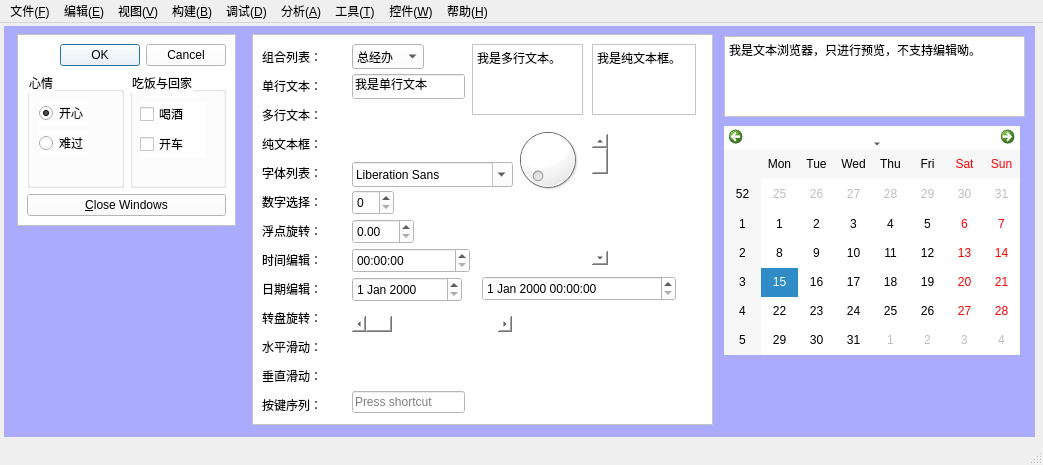
<?xml version="1.0" encoding="UTF-8"?>
<ui version="4.0">
 <class>MainWin</class>
 <widget class="QMainWindow" name="MainWin">
  <property name="geometry">
   <rect>
    <x>0</x>
    <y>0</y>
    <width>1043</width>
    <height>465</height>
   </rect>
  </property>
  <property name="minimumSize">
   <size>
    <width>1043</width>
    <height>465</height>
   </size>
  </property>
  <property name="maximumSize">
   <size>
    <width>1043</width>
    <height>465</height>
   </size>
  </property>
  <property name="focusPolicy">
   <enum>Qt::FocusPolicy::NoFocus</enum>
  </property>
  <property name="windowTitle">
   <string>GooHv</string>
  </property>
  <widget class="QWidget" name="centralwidget">
   <widget class="QWidget" name="widget" native="true">
    <property name="geometry">
     <rect>
      <x>4</x>
      <y>3</y>
      <width>1031</width>
      <height>411</height>
     </rect>
    </property>
    <property name="styleSheet">
     <string notr="true">background-color: rgb(170, 255, 0);
background-color: rgb(170, 170, 255);</string>
    </property>
    <widget class="QFrame" name="frameBtn">
     <property name="geometry">
      <rect>
       <x>13</x>
       <y>8</y>
       <width>219</width>
       <height>192</height>
      </rect>
     </property>
     <property name="autoFillBackground">
      <bool>false</bool>
     </property>
     <property name="styleSheet">
      <string notr="true">background-color: rgb(85, 85, 127);
background-color: rgb(255, 255, 255);</string>
     </property>
     <property name="frameShape">
      <enum>QFrame::Shape::StyledPanel</enum>
     </property>
     <property name="frameShadow">
      <enum>QFrame::Shadow::Raised</enum>
     </property>
     <layout class="QGridLayout" name="gridLayout_2">
      <item row="0" column="0">
       <layout class="QGridLayout" name="gridLayout">
        <item row="0" column="0" colspan="2">
         <widget class="QDialogButtonBox" name="btnBox">
          <property name="layoutDirection">
           <enum>Qt::LayoutDirection::LeftToRight</enum>
          </property>
          <property name="orientation">
           <enum>Qt::Orientation::Horizontal</enum>
          </property>
          <property name="standardButtons">
           <set>QDialogButtonBox::StandardButton::Cancel|QDialogButtonBox::StandardButton::Ok</set>
          </property>
         </widget>
        </item>
        <item row="1" column="0">
         <widget class="QGroupBox" name="gBox1">
          <property name="title">
           <string>心情</string>
          </property>
          <layout class="QFormLayout" name="formLayout">
           <item row="0" column="0">
            <widget class="QRadioButton" name="radBtn1">
             <property name="enabled">
              <bool>true</bool>
             </property>
             <property name="text">
              <string>开心</string>
             </property>
             <property name="checked">
              <bool>true</bool>
             </property>
            </widget>
           </item>
           <item row="1" column="0">
            <widget class="QRadioButton" name="radBtn2">
             <property name="text">
              <string>难过</string>
             </property>
            </widget>
           </item>
          </layout>
         </widget>
        </item>
        <item row="1" column="1">
         <widget class="QGroupBox" name="gBox2">
          <property name="title">
           <string>吃饭与回家</string>
          </property>
          <widget class="QWidget" name="">
           <property name="geometry">
            <rect>
             <x>10</x>
             <y>30</y>
             <width>66</width>
             <height>55</height>
            </rect>
           </property>
           <layout class="QFormLayout" name="formLayout_2">
            <item row="0" column="0">
             <widget class="QCheckBox" name="cBox1">
              <property name="text">
               <string>喝酒</string>
              </property>
              <property name="autoExclusive">
               <bool>true</bool>
              </property>
             </widget>
            </item>
            <item row="1" column="0">
             <widget class="QCheckBox" name="cBox2">
              <property name="text">
               <string>开车</string>
              </property>
              <property name="autoExclusive">
               <bool>true</bool>
              </property>
             </widget>
            </item>
           </layout>
          </widget>
         </widget>
        </item>
        <item row="2" column="0" colspan="2">
         <widget class="QPushButton" name="btn1">
          <property name="layoutDirection">
           <enum>Qt::LayoutDirection::LeftToRight</enum>
          </property>
          <property name="text">
           <string>&amp;Close Windows</string>
          </property>
         </widget>
        </item>
       </layout>
      </item>
     </layout>
    </widget>
    <widget class="QFrame" name="frameText">
     <property name="geometry">
      <rect>
       <x>248</x>
       <y>8</y>
       <width>461</width>
       <height>391</height>
      </rect>
     </property>
     <property name="styleSheet">
      <string notr="true">background-color: rgb(170, 122, 11);
background-color: rgb(255, 255, 255);</string>
     </property>
     <property name="frameShape">
      <enum>QFrame::Shape::StyledPanel</enum>
     </property>
     <property name="frameShadow">
      <enum>QFrame::Shadow::Raised</enum>
     </property>
     <widget class="QComboBox" name="comBox">
      <property name="geometry">
       <rect>
        <x>100</x>
        <y>10</y>
        <width>72</width>
        <height>25</height>
       </rect>
      </property>
      <item>
       <property name="text">
        <string>总经办</string>
       </property>
      </item>
      <item>
       <property name="text">
        <string>销售部</string>
       </property>
      </item>
      <item>
       <property name="text">
        <string>财务部</string>
       </property>
      </item>
      <item>
       <property name="text">
        <string>研发部</string>
       </property>
      </item>
      <item>
       <property name="text">
        <string>采购部</string>
       </property>
      </item>
      <item>
       <property name="text">
        <string>生产部</string>
       </property>
      </item>
      <item>
       <property name="text">
        <string>人事部</string>
       </property>
      </item>
      <item>
       <property name="text">
        <string>售后部</string>
       </property>
      </item>
     </widget>
     <widget class="QLineEdit" name="lineEdit">
      <property name="geometry">
       <rect>
        <x>100</x>
        <y>40</y>
        <width>113</width>
        <height>25</height>
       </rect>
      </property>
      <property name="text">
       <string>我是单行文本</string>
      </property>
     </widget>
     <widget class="QTextEdit" name="textEdit">
      <property name="geometry">
       <rect>
        <x>220</x>
        <y>10</y>
        <width>111</width>
        <height>71</height>
       </rect>
      </property>
      <property name="html">
       <string>&lt;!DOCTYPE HTML PUBLIC &quot;-//W3C//DTD HTML 4.0//EN&quot; &quot;http://www.w3.org/TR/REC-html40/strict.dtd&quot;&gt;
&lt;html&gt;&lt;head&gt;&lt;meta name=&quot;qrichtext&quot; content=&quot;1&quot; /&gt;&lt;meta charset=&quot;utf-8&quot; /&gt;&lt;style type=&quot;text/css&quot;&gt;
p, li { white-space: pre-wrap; }
hr { height: 1px; border-width: 0; }
li.unchecked::marker { content: &quot;\2610&quot;; }
li.checked::marker { content: &quot;\2612&quot;; }
&lt;/style&gt;&lt;/head&gt;&lt;body style=&quot; font-family:'Microsoft YaHei UI'; font-size:9pt; font-weight:400; font-style:normal;&quot;&gt;
&lt;p style=&quot; margin-top:0px; margin-bottom:0px; margin-left:0px; margin-right:0px; -qt-block-indent:0; text-indent:0px;&quot;&gt;我是多行文本。&lt;/p&gt;&lt;/body&gt;&lt;/html&gt;</string>
      </property>
     </widget>
     <widget class="QPlainTextEdit" name="plainTextEdit">
      <property name="geometry">
       <rect>
        <x>340</x>
        <y>10</y>
        <width>104</width>
        <height>71</height>
       </rect>
      </property>
      <property name="plainText">
       <string>我是纯文本框。</string>
      </property>
     </widget>
     <widget class="QFontComboBox" name="fontComboBox">
      <property name="geometry">
       <rect>
        <x>100</x>
        <y>128</y>
        <width>161</width>
        <height>25</height>
       </rect>
      </property>
     </widget>
     <widget class="QSpinBox" name="spinBox">
      <property name="geometry">
       <rect>
        <x>100</x>
        <y>156</y>
        <width>42</width>
        <height>25</height>
       </rect>
      </property>
     </widget>
     <widget class="QDoubleSpinBox" name="doubleSpinBox">
      <property name="geometry">
       <rect>
        <x>100</x>
        <y>185</y>
        <width>62</width>
        <height>25</height>
       </rect>
      </property>
     </widget>
     <widget class="QTimeEdit" name="timeEdit">
      <property name="geometry">
       <rect>
        <x>100</x>
        <y>214</y>
        <width>118</width>
        <height>25</height>
       </rect>
      </property>
     </widget>
     <widget class="QDateEdit" name="dateEdit">
      <property name="geometry">
       <rect>
        <x>100</x>
        <y>243</y>
        <width>110</width>
        <height>25</height>
       </rect>
      </property>
     </widget>
     <widget class="QDateTimeEdit" name="dateTimeEdit">
      <property name="geometry">
       <rect>
        <x>230</x>
        <y>242</y>
        <width>194</width>
        <height>25</height>
       </rect>
      </property>
     </widget>
     <widget class="QDial" name="dial">
      <property name="geometry">
       <rect>
        <x>260</x>
        <y>90</y>
        <width>71</width>
        <height>71</height>
       </rect>
      </property>
     </widget>
     <widget class="QScrollBar" name="horizontalScrollBar">
      <property name="geometry">
       <rect>
        <x>100</x>
        <y>282</y>
        <width>160</width>
        <height>16</height>
       </rect>
      </property>
      <property name="orientation">
       <enum>Qt::Orientation::Horizontal</enum>
      </property>
     </widget>
     <widget class="QScrollBar" name="verticalScrollBar">
      <property name="geometry">
       <rect>
        <x>340</x>
        <y>100</y>
        <width>16</width>
        <height>131</height>
       </rect>
      </property>
      <property name="orientation">
       <enum>Qt::Orientation::Vertical</enum>
      </property>
     </widget>
     <widget class="QKeySequenceEdit" name="keySequenceEdit">
      <property name="geometry">
       <rect>
        <x>100</x>
        <y>356</y>
        <width>113</width>
        <height>25</height>
       </rect>
      </property>
     </widget>
     <widget class="QWidget" name="">
      <property name="geometry">
       <rect>
        <x>10</x>
        <y>11</y>
        <width>77</width>
        <height>371</height>
       </rect>
      </property>
      <layout class="QVBoxLayout" name="verticalLayout">
       <item>
        <widget class="QLabel" name="label">
         <property name="text">
          <string>组合列表：</string>
         </property>
        </widget>
       </item>
       <item>
        <widget class="QLabel" name="label_2">
         <property name="text">
          <string>单行文本：</string>
         </property>
        </widget>
       </item>
       <item>
        <widget class="QLabel" name="label_3">
         <property name="text">
          <string>多行文本：</string>
         </property>
        </widget>
       </item>
       <item>
        <widget class="QLabel" name="label_5">
         <property name="text">
          <string>纯文本框：</string>
         </property>
        </widget>
       </item>
       <item>
        <widget class="QLabel" name="label_4">
         <property name="text">
          <string>字体列表：</string>
         </property>
        </widget>
       </item>
       <item>
        <widget class="QLabel" name="label_6">
         <property name="text">
          <string>数字选择：</string>
         </property>
        </widget>
       </item>
       <item>
        <widget class="QLabel" name="label_7">
         <property name="text">
          <string>浮点旋转：</string>
         </property>
        </widget>
       </item>
       <item>
        <widget class="QLabel" name="label_8">
         <property name="text">
          <string>时间编辑：</string>
         </property>
        </widget>
       </item>
       <item>
        <widget class="QLabel" name="label_9">
         <property name="text">
          <string>日期编辑：</string>
         </property>
        </widget>
       </item>
       <item>
        <widget class="QLabel" name="label_10">
         <property name="text">
          <string>转盘旋转：</string>
         </property>
        </widget>
       </item>
       <item>
        <widget class="QLabel" name="label_11">
         <property name="text">
          <string>水平滑动：</string>
         </property>
        </widget>
       </item>
       <item>
        <widget class="QLabel" name="label_12">
         <property name="text">
          <string>垂直滑动：</string>
         </property>
        </widget>
       </item>
       <item>
        <widget class="QLabel" name="label_13">
         <property name="text">
          <string>按键序列：</string>
         </property>
        </widget>
       </item>
      </layout>
     </widget>
    </widget>
    <widget class="QTextBrowser" name="textBrowser">
     <property name="geometry">
      <rect>
       <x>720</x>
       <y>10</y>
       <width>301</width>
       <height>81</height>
      </rect>
     </property>
     <property name="styleSheet">
      <string notr="true">background-color: rgb(255, 255, 255);</string>
     </property>
     <property name="html">
      <string>&lt;!DOCTYPE HTML PUBLIC &quot;-//W3C//DTD HTML 4.0//EN&quot; &quot;http://www.w3.org/TR/REC-html40/strict.dtd&quot;&gt;
&lt;html&gt;&lt;head&gt;&lt;meta name=&quot;qrichtext&quot; content=&quot;1&quot; /&gt;&lt;meta charset=&quot;utf-8&quot; /&gt;&lt;style type=&quot;text/css&quot;&gt;
p, li { white-space: pre-wrap; }
hr { height: 1px; border-width: 0; }
li.unchecked::marker { content: &quot;\2610&quot;; }
li.checked::marker { content: &quot;\2612&quot;; }
&lt;/style&gt;&lt;/head&gt;&lt;body style=&quot; font-family:'Microsoft YaHei UI'; font-size:9pt; font-weight:400; font-style:normal;&quot;&gt;
&lt;p style=&quot; margin-top:0px; margin-bottom:0px; margin-left:0px; margin-right:0px; -qt-block-indent:0; text-indent:0px;&quot;&gt;我是文本浏览器，只进行预览，不支持编辑呦。&lt;/p&gt;&lt;/body&gt;&lt;/html&gt;</string>
     </property>
    </widget>
    <widget class="QCalendarWidget" name="calendarWidget">
     <property name="geometry">
      <rect>
       <x>720</x>
       <y>100</y>
       <width>296</width>
       <height>229</height>
      </rect>
     </property>
     <property name="styleSheet">
      <string notr="true">background-color: rgb(255, 255, 255);</string>
     </property>
    </widget>
   </widget>
   <zorder>widget</zorder>
   <zorder>pushButton</zorder>
   <zorder>pushButton_2</zorder>
   <zorder>pushButton</zorder>
   <zorder>pushButton_2</zorder>
  </widget>
  <widget class="QStatusBar" name="statusbar"/>
  <widget class="QMenuBar" name="menubar">
   <property name="geometry">
    <rect>
     <x>0</x>
     <y>0</y>
     <width>1043</width>
     <height>25</height>
    </rect>
   </property>
   <widget class="QMenu" name="menu_F">
    <property name="title">
     <string>文件(&amp;F)</string>
    </property>
    <addaction name="File"/>
    <addaction name="action_E"/>
    <addaction name="action_V"/>
   </widget>
   <widget class="QMenu" name="menu_E">
    <property name="title">
     <string>编辑(&amp;E)</string>
    </property>
    <addaction name="File"/>
    <addaction name="action_E"/>
    <addaction name="action_V"/>
   </widget>
   <widget class="QMenu" name="menu_V">
    <property name="title">
     <string>视图(&amp;V)</string>
    </property>
    <addaction name="File"/>
    <addaction name="action_E"/>
    <addaction name="action_V"/>
   </widget>
   <widget class="QMenu" name="menu_B">
    <property name="title">
     <string>构建(&amp;B)</string>
    </property>
    <addaction name="File"/>
    <addaction name="action_E"/>
    <addaction name="action_V"/>
   </widget>
   <widget class="QMenu" name="menu_D">
    <property name="title">
     <string>调试(&amp;D)</string>
    </property>
    <addaction name="File"/>
    <addaction name="action_E"/>
    <addaction name="action_V"/>
   </widget>
   <widget class="QMenu" name="menu_A">
    <property name="title">
     <string>分析(&amp;A)</string>
    </property>
    <addaction name="File"/>
    <addaction name="action_E"/>
    <addaction name="action_V"/>
   </widget>
   <widget class="QMenu" name="menu_T">
    <property name="title">
     <string>工具(&amp;T)</string>
    </property>
    <addaction name="File"/>
    <addaction name="action_E"/>
    <addaction name="action_V"/>
   </widget>
   <widget class="QMenu" name="menu_W">
    <property name="title">
     <string>控件(&amp;W)</string>
    </property>
    <addaction name="File"/>
    <addaction name="action_E"/>
    <addaction name="action_V"/>
   </widget>
   <widget class="QMenu" name="menu_H">
    <property name="title">
     <string>帮助(&amp;H)</string>
    </property>
    <addaction name="File"/>
    <addaction name="action_E"/>
    <addaction name="action_V"/>
   </widget>
   <addaction name="menu_F"/>
   <addaction name="menu_E"/>
   <addaction name="menu_V"/>
   <addaction name="menu_B"/>
   <addaction name="menu_D"/>
   <addaction name="menu_A"/>
   <addaction name="menu_T"/>
   <addaction name="menu_W"/>
   <addaction name="menu_H"/>
  </widget>
  <action name="File">
   <property name="text">
    <string>文件(&amp;F)</string>
   </property>
   <property name="shortcut">
    <string>Alt+F</string>
   </property>
   <property name="menuRole">
    <enum>QAction::MenuRole::NoRole</enum>
   </property>
  </action>
  <action name="action_E">
   <property name="text">
    <string>编辑(&amp;E)</string>
   </property>
   <property name="shortcut">
    <string>Alt+E</string>
   </property>
   <property name="menuRole">
    <enum>QAction::MenuRole::NoRole</enum>
   </property>
  </action>
  <action name="action_V">
   <property name="text">
    <string>视图(&amp;V)</string>
   </property>
   <property name="shortcut">
    <string>Alt+V</string>
   </property>
   <property name="menuRole">
    <enum>QAction::MenuRole::NoRole</enum>
   </property>
  </action>
 </widget>
 <resources/>
 <connections>
  <connection>
   <sender>btn1</sender>
   <signal>clicked()</signal>
   <receiver>MainWin</receiver>
   <slot>close()</slot>
   <hints>
    <hint type="sourcelabel">
     <x>66</x>
     <y>58</y>
    </hint>
    <hint type="destinationlabel">
     <x>428</x>
     <y>271</y>
    </hint>
   </hints>
  </connection>
 </connections>
</ui>
